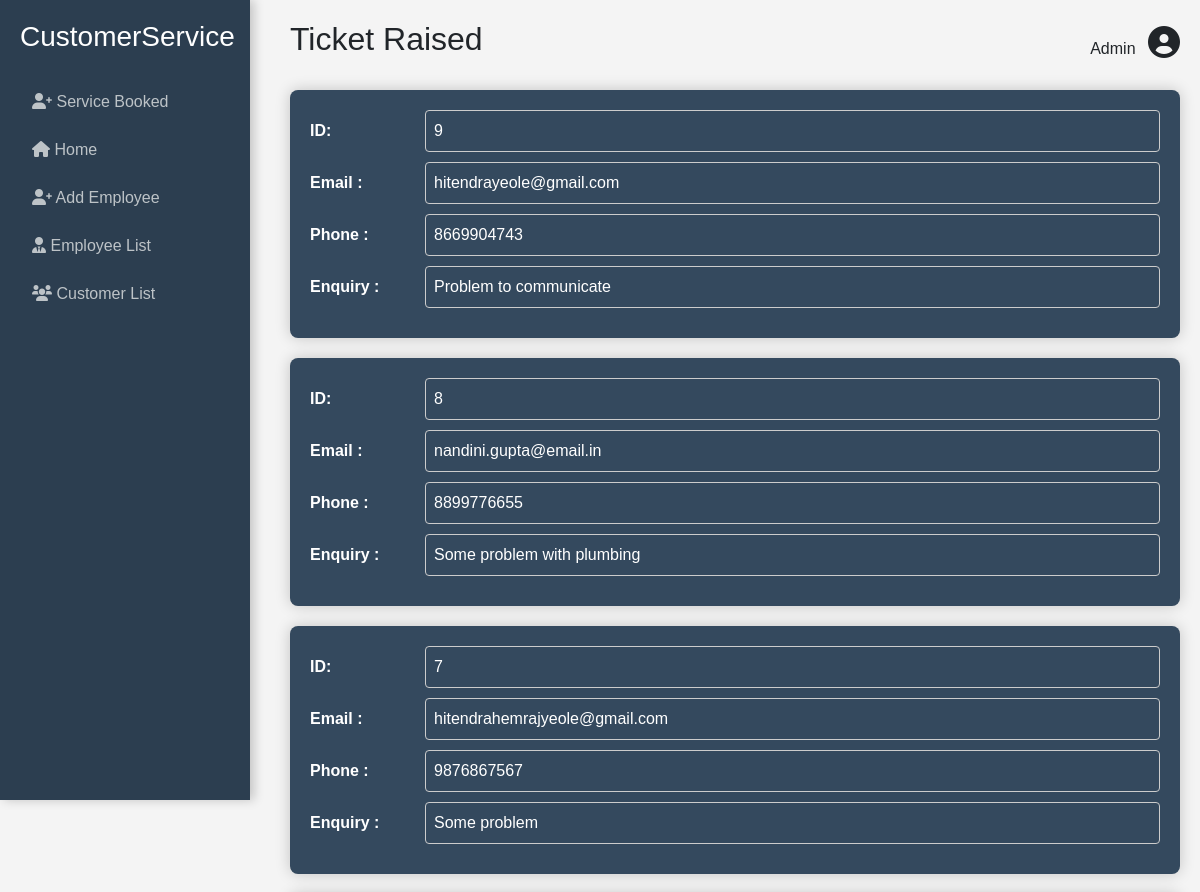
Before: /ticketraised/ (upper part) with the older database file.
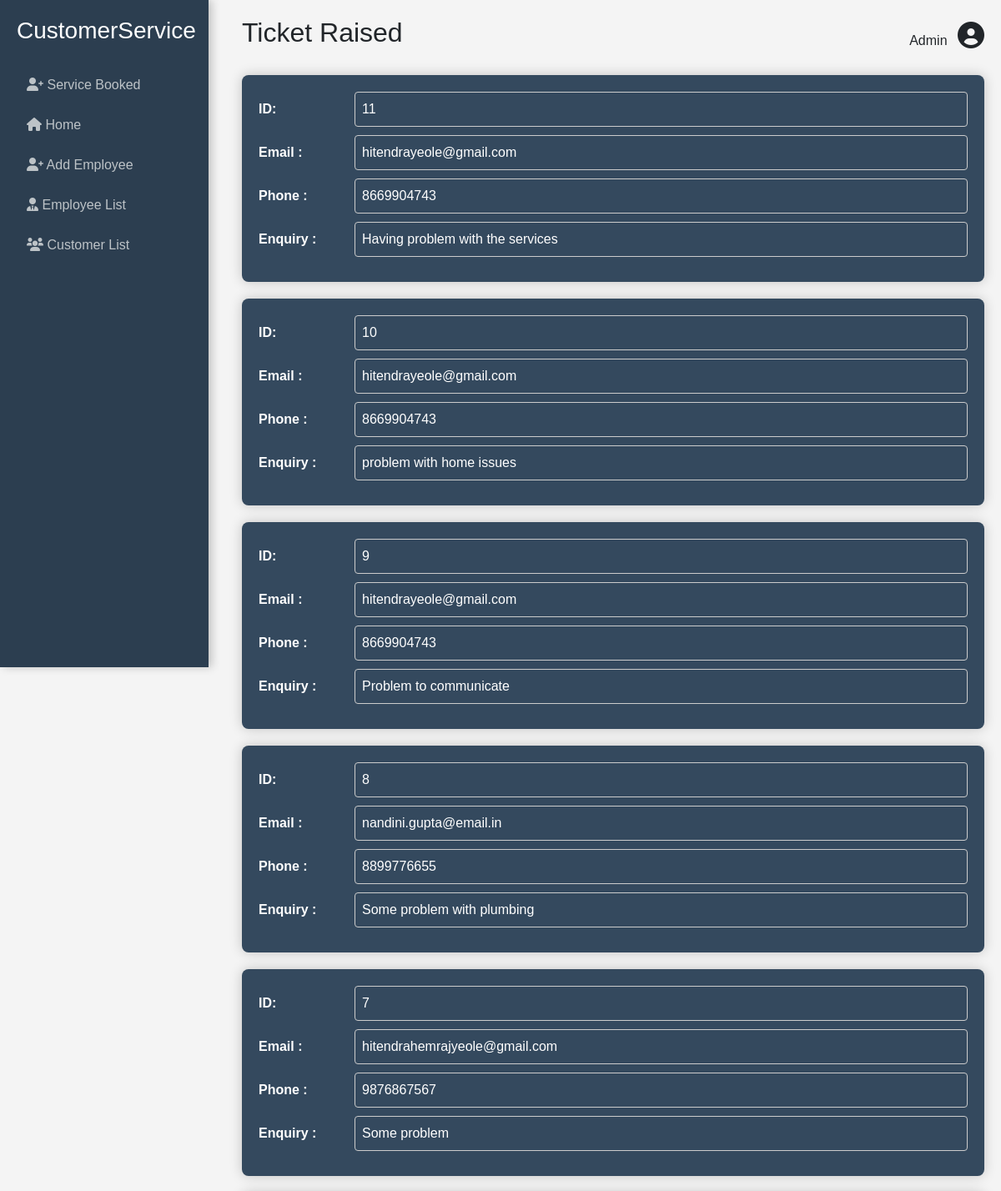
After: the same page with the newer database file.
### csdata/models.py (models this page shows)
class Ticket(models.Model):
    unique=models.AutoField(primary_key=True)
    mail=models.CharField(max_length=70)
    phone=models.IntegerField()
    ticketdetail=models.TextField(max_length=1500)

### CustomerService/views.py (the view)
# urls.py: path('ticketraised/',views.ticketraised),
def ticketraised(request):
    s4=Ticket.objects.all()
    dict2={
        'data':s4
    }
    return render(request, 'templates/admin/ticketraised.html',dict2)

### templates/admin/ticketraised.html (shortened to what this page needs)
<!DOCTYPE html>
<html lang="en">
<head>
    <link href="https://cdn.jsdelivr.net/npm/bootstrap@5.3.0/dist/css/bootstrap.min.css" rel="stylesheet">
    <link rel="stylesheet" href="https://cdnjs.cloudflare.com/ajax/libs/font-awesome/6.0.0/css/all.min.css">
</head>
<body>
    <div class="sidebar">
        <div class="logo mb-4">
            <h3 style="font-weight: 400;"> CustomerService</h3>
        </div>
        <nav>
            <a href="/servicebooked"><i class="fas fa-user-plus"></i> Service Booked</a>
            <a href="/aadmin"><i class="fa fa-home"></i> Home</a>
            <a href="/addemp"><i class="fas fa-user-plus"></i> Add Employee</a>
            <a href="/employeeinfo"><i class="fas fa-user-tie"></i> Employee List</a>
            <a href="/userinfo"><i class="fas fa-users"></i> Customer List</a>
        </nav>
    </div>
    <div class="main-content">
        <header class="d-flex justify-content-between align-items-center mb-4">
            <h2>Ticket Raised</h2>
            <div class="admin-pro5file">
                <span class="me-2">Admin</span>
                <i class="fas fa-user-circle fa-2x"></i>
            </div>
        </header>
        {% for i in data reversed %}
        <div class="info-container">
            <div class="info-item">
                <label for="id">ID:</label>
                <div id="id">{{i.unique}}</div>
            </div>
            <div class="info-item">
                <label for="email">Email :</label>
                <div id="email">{{i.mail}}</div>
            </div>
            <div class="info-item">
                <label for="enquiry">Phone :</label>
                <div id="enquiry">{{i.phone}}</div>
            </div>
            <div class="info-item">
                <label for="enquiry">Enquiry :</label>
                <div id="enquiry">{{i.ticketdetail}}</div>
            </div>
        </div>
        {%endfor%}
    </div>
</body>
</html>

### templates/admin/ticketraised.html (style rules this page uses)
* { margin: 0; padding: 0; box-sizing: border-box; }
body { font-family: Arial, sans-serif; background-color: #f4f4f4; }
.sidebar { width: 250px; height: 100vh; position: fixed; background: rgba(44, 62, 80, 1); color: white; padding: 20px; transition: all 0.3s ease-in-out; box-shadow: 4px 0px 10px rgba(0, 0, 0, 0.2); }
.sidebar nav a { display: block; color: #bdc3c7; padding: 12px; text-decoration: none; transition: background 0.3s, transform 0.2s; border-radius: 5px; }
.main-content { margin-left: 270px; padding: 20px; min-height: 100vh; border-radius: 10px; }
.info-container { color: white; background: #34495e; padding: 20px; border-radius: 8px; box-shadow: 0 0 15px rgba(0, 0, 0, 0.2); margin-top: 20px; transition: transform 0.3s ease-in-out; }
.info-item { display: flex; align-items: center; gap: 15px; margin-bottom: 10px; }
.info-item label { color: white; font-weight: bold; width: 100px; }
.info-item div { background: #34495e; flex: 1; padding: 8px; border: 1px solid #ccc; border-radius: 4px; }
#enquiry { min-height: auto; }

Changed rows visible on the page:
added Ticket: unique "11", mail "hitendrayeole@gmail.com", phone "8669904743", ticketdetail "Having problem with the services"
added Ticket: unique "10", mail "hitendrayeole@gmail.com", phone "8669904743", ticketdetail "problem with home issues"
